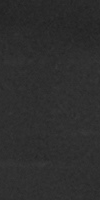
#> input picture Image/20191002_115700.PNG, 100 x 200 px; its folder holds 4 pictures in this run
$ python Convert.py
#> lines starting #> are read from the running program, lines starting #| are printed output that depends on the picture
#> the answer given: 100
#> the answer given: 100

import numpy,os
from PIL import Image
path=os.getcwd()+'/Image/'
print(path)
IMAGES=(os.listdir(path))


def convert(ig,x,y):
#> called with ig = 'Image/20191002_115700.PNG', x = 100, y = 100
    original_image = Image.open(ig)
#> original_image is the input picture: PIL image 100x200 L; min 33, max 59, mean 45.8
    im=original_image.copy()
    im=im.convert("L")
    width, height = im.size   # Get dimensions
#> width = 100; height = 200

    left = (width - x)/2
#> left = 0
    top = (height - y)/2
#> top = 50
    right = (width + x)/2
#> right = 100
    bottom = (height + y)/2
#> bottom = 150

    # Crop the center of the image
    im = im.crop((left, top, right, bottom))
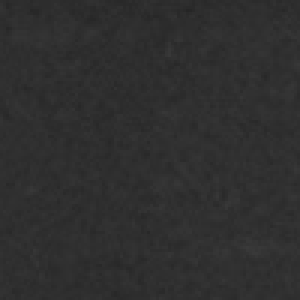
#> im: PIL image 100x100 L (shown 3 times larger); min 37, max 58, mean 47.1
    os.remove(ig)
    im=im.save((ig[:-4])+'.PNG')

x=int(input("Enter Height:"))
y=int(input("Enter Width:"))
for img in IMAGES:
    convert(path+img,x,y)
#> pass 2 of the loop `for img in IMAGES:`:
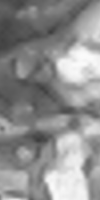
#> input picture Image/20191002_121925.PNG, 100 x 200 px
#> in convert, original_image is the input picture: PIL image 100x200 L; min 61, max 251, mean 142.7
#> in convert (call 2), `im = im.crop((left, top, right, bottom))`:
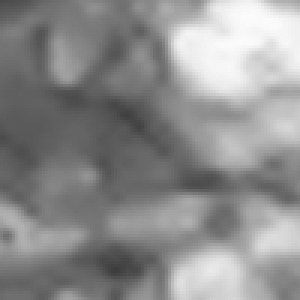
#> im: PIL image 100x100 L (shown 3 times larger); min 61, max 251, mean 141.2
#> pass 3 of the loop `for img in IMAGES:`:
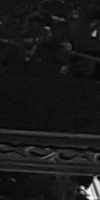
#> input picture Image/20191002_122102.PNG, 100 x 200 px
#> in convert, original_image is the input picture: PIL image 100x200 L; min 5, max 252, mean 25.4
#> in convert (call 3), `im = im.crop((left, top, right, bottom))`:
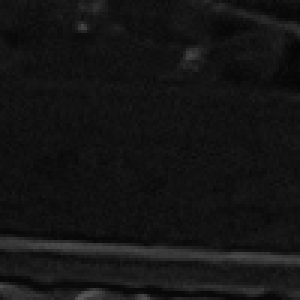
#> im: PIL image 100x100 L (shown 3 times larger); min 5, max 86, mean 20.4
#> the loop made 4 passes; the first 3 are shown
